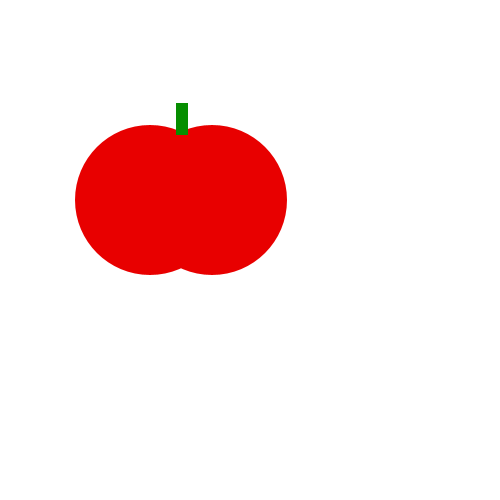
Frame 1 (no input)
Frame 60 (the mouse pressed at the canvas centre just before this capture): identical to frame 1, image omitted
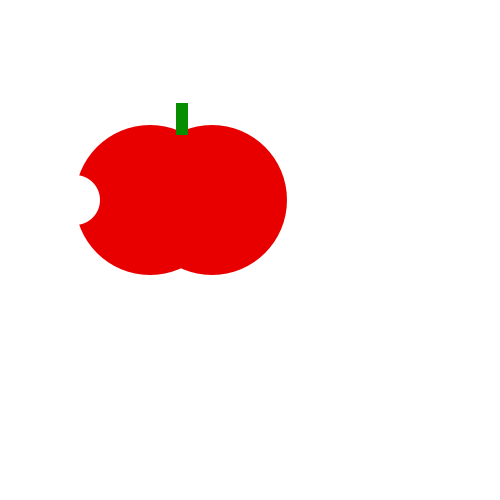
Frame 120 (the mouse held since frame 60 and released just before this capture)

The Processing sketch that drew these frames (run headless with seeded random() and noise(); from frame 60 on, the mouse is pressed at the canvas centre):

// Processing sketch: sketch_180618a
// ── sketch_180618a.pde
void setup() {
    size(500, 500);
}
void draw() {
    background(#FFFFFF);
    noStroke();
    fill(#E80000);
    ellipse(150, 200, 150, 150);
    ellipse(212, 200, 150, 150);
    fill(#068E00);
    rect(176, 103, 12, 32);
    fill(#FFFFFF);
    if (mousePressed) {
    ellipse(75,200,50,50);
    }
}
